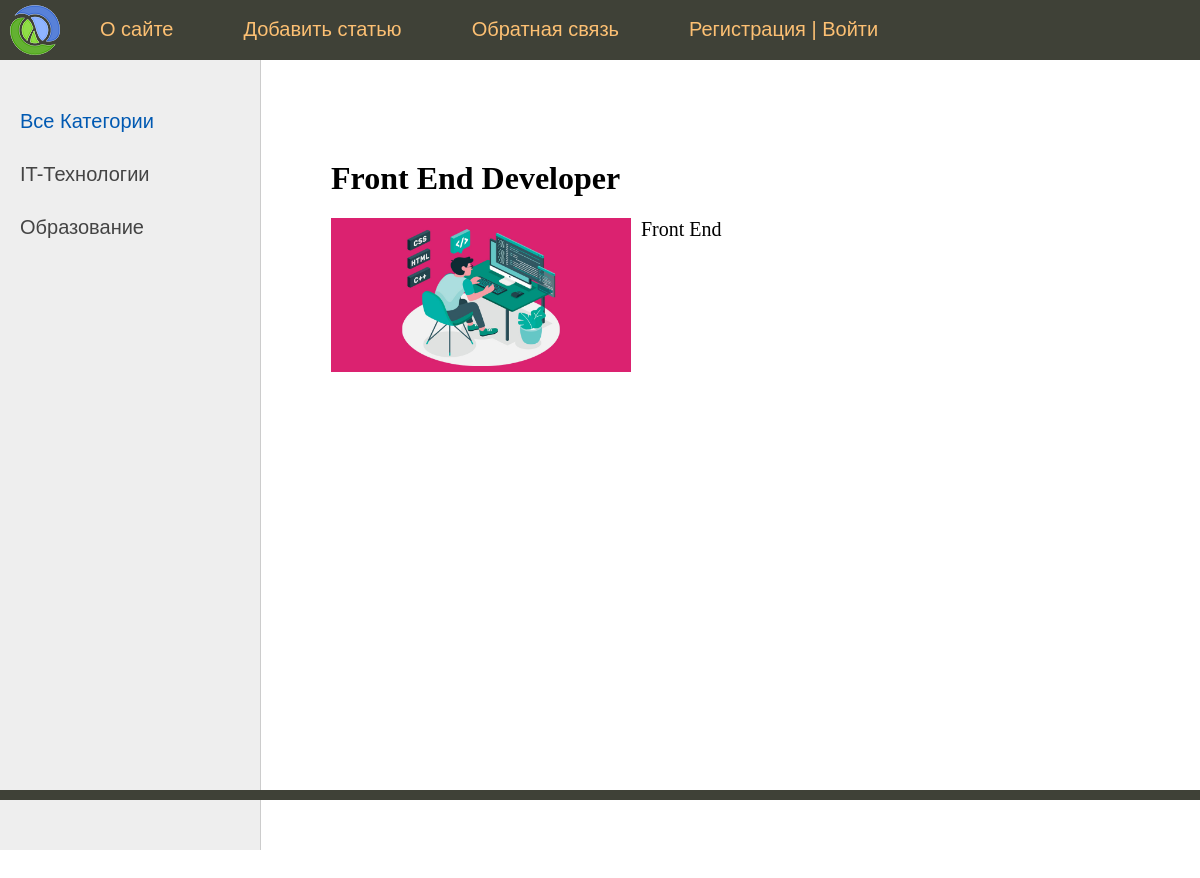
Screenshot of /post/front-end-developer/ with the database file from the repository.
### professions/models.py (models this page shows, shortened)
class Category(models.Model):
    name = models.CharField(max_length=100, db_index=True, verbose_name="Категория")
    slug = models.SlugField(max_length=255, unique=True, db_index=True, verbose_name="URL")
    class Meta:
        verbose_name = 'Категория'
        verbose_name_plural = 'Категории'
        ordering = ['id']

class Professions (models.Model):
    title = models.CharField(max_length=255, verbose_name="Заголовок")
    slug = models.SlugField(max_length=255, unique=True, db_index=True, verbose_name="URL")
    content = models.TextField(blank=True, verbose_name="Текст статьи")
    photo = models.ImageField (upload_to="photos/%Y/%m/%d/", verbose_name="Фото")
    cat = models.ForeignKey('Category', on_delete=models.PROTECT, verbose_name="Категория")
    user = models.ForeignKey(User, verbose_name='Пользователь', on_delete=models.CASCADE)
    def __str__(self):
        return self.title
    class Meta:
        verbose_name = 'Профессии'
        verbose_name_plural = 'Профессии'

### professions/views.py (the view)
# urls.py: path('post/<slug:post_slug>/', ShowPost.as_view(), name='post'),
class ShowPost(DataMixin, DetailView):
    model = Professions
    template_name = 'professions/post.html'
    slug_url_kwarg = 'post_slug'
    context_object_name = 'post'
    def get_context_data(self,*, object_list=None, **kwargs):
        context = super().get_context_data(**kwargs)
        c_def = self.get_user_context(title=context['post'])
        return dict(list(context.items()) + list(c_def.items()))

### professions/utils.py (called while the page is built)
    def get_user_context(self, **kwargs):
        context = kwargs
        cats = Category.objects.all()
        context['menu'] = menu
        context['cats'] = cats
        if 'cat_selected' not in context:
            context['cat_selected'] = 0
        return context

### professions/templates/professions/post.html
{% extends 'professions/base.html' %}
{% block content %}
<h1>{{post.title}}</h1>
{% if post.photo %}
<p><img class="img-article-left" src="{{post.photo.url}}"></p>
{% endif %}
{{post.content|linebreaks}}
{% endblock %}

### professions/templates/professions/base.html (shortened to what this page needs)
{% load static %}
{% load professions_tags %}
<!DOCTYPE html>
<html>
<head>
	<link type="text/css" href="{% static 'professions/css/styles.css' %}" rel="stylesheet" />
</head>
<body>
<table class="table-page" border=0 cellpadding="0" cellspacing="0">
<tr><td valign=top>
{% block mainmenu %}
		<div class="header">
			<ul id="mainmenu" class="mainmenu">
			<li class="logo"><a href="{% url 'home' %}"><div class="logo"></div></a></li>
{% for m in menu %}
				<li><a href="{% url m.url_name %}">{{m.title}}</a></li>
{% endfor %}
				{% if request.user.is_authenticated %}
				<li class="last"> {{user.username}} | <a href="{% url 'logout' %}">Выйти</a></li>
				{% else %}
				<li class="last>"><a href="{% url 'register' %}">Регистрация</a> | <a href="{% url 'login' %}">Войти</a></li>
				{% endif %}
			</ul>
		</div>
{% endblock mainmenu %}
<table class="table-content" border=0 cellpadding="0" cellspacing="0">
<tr>
	<td valign="top" class="left-chapters">
	<ul id="leftchapters">
{% if cat_selected == 0 %}
		<li class="selected">Все Категории</li>
{% else %}
		<li><a href="{% url 'home' %}">Все Категории</a></li>
{% endif %}
{% for c in cats %}
	{% if c.pk == cat_selected %}
		<li class="selected">{{c.name}}</li>
		{% else %}
		<li><a href="{{ c.get_absolute_urlc}}">{{c.name}}</a></li>
		{% endif %}
{% endfor %}
	</ul>
</td>
<td valign="top" class="content">
	<div class="content-text">
{% block content %}
{% endblock %}
	</div>
</td></tr></table>
</td></tr>
<tr><td valign=top>
	<div id="footer">
	</div>
</td></tr></table>
</body>
</html>

### professions/static/professions/css/styles.css (style rules this page uses)
html, body { font-family: 'Arial'; margin: 0; padding: 0; height: 100%; width: 100%; color: #444; }
a { color: #0059b2; text-decoration: none; }
img { max-width: 600px; height: auto; }
img.img-article-left { max-width: 300px; height: auto; float: left; padding: 0 10px 10px 0; }
.table-page { width: 100%; height: 100%; vertical-align: top; }
.table-page tr { height: 100%; }
.header { background: #3F4137; height: 60px; }
.logo { background: url('../images/logo.png') no-repeat 10px 5px; width: 70px; height: 60px; }
ul.mainmenu { list-style: none; margin: 0; padding: 0; height: 60px; color: #fdc073; font-size: 20px; overflow: hidden; }
ul.mainmenu li { float: left; margin: 18px 40px 0 30px; }
ul.mainmenu li.logo { margin: 0; }
ul.mainmenu li a { color: #fdc073; text-decoration: none; }
.table-content { width: 100%; min-height: 100%; height: 100%; }
.left-chapters { margin: 0; background: #eee; border-right: 1px solid #ccc; min-height: 100%; }
.left-chapters ul { width: 230px; min-height: 100%; margin: 0; padding: 20px 10px 10px 20px; list-style: none; font-size: 20px; }
.left-chapters ul li { margin: 30px 0 0 0; color: #999; }
.left-chapters ul li.selected { color: #0059b2; }
.left-chapters ul li a { color: #444; text-decoration: none; }
.content { padding: 40px 20px 20px 40px; width: 100%; box-sizing: border-box; }
.content-text { margin: 60px 0 0 30px; color: #000; font-size: 20px; font-family: Yandex Sans Display Light; }
.content-text h1 { font-size: 32px; }
#footer { box-sizing: border-box; background: #3F4137; padding: 5px; color: #aaa; font-size: 14px; font-family: Verdana, Geneva, Arial, Helvetica; text-align: left; overflow: hidden; }

### rows the page displays
Category: name "IT-Технологии"
Category: name "Образование"
Professions: title "Front End Developer", photo (picture), content "Front End"

### other values shown
{{ m.title }} "О сайте" "Добавить статью" "Обратная связь"
